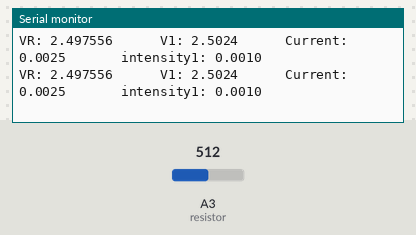
Recording of a sketch running on a simulated Arduino Uno, built with avr-gcc and run on an emulated ATmega328P. On the bench: the last lines printed to the serial monitor. The test bench sets the inputs (shaded band); at power-on: A3 (resistor) = 512.

Above: at 2.8 s.
2.9 s: A3 (resistor) set to 0
At 4.7 s:
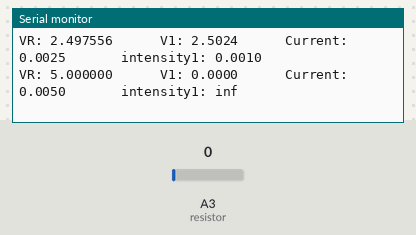
7.5 s: A3 (resistor) set to 122
At 9.0 s:
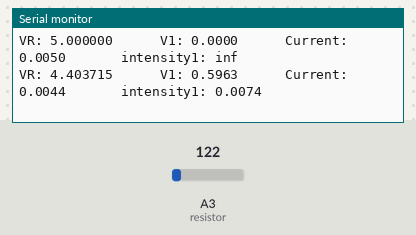

Measured:
- after the input at 2.9 s, the serial monitor: prints a new line after 1.1 s (image 1)
- after the input at 7.5 s, the serial monitor: prints a new line after 0.57 s (image 2)

The sketch:

theremin.ino
```cpp
void setup() {
  // initialize serial communication at 9600 bits per second:
  //pinMode(A0, INPUT); //photo
  //pinMode(A1, INPUT); //photo
  pinMode(A3, INPUT); //resistor

  Serial.begin(9600);
}

// the loop routine runs over and over again forever:
void loop() {
  // read the input on analog pin 0 and pin 1:
  //int sensorValue1 = analogRead(A0);
  //int sensorValue2 = analogRead(A1);
  int resistor = analogRead(A3);
  // Convert the analog reading (which goes from 0 - 1023) to a voltage (0 - 5V):
  //float voltage1 = sensorValue1 * (5.0 / 1023.0);
  //float voltage2 = sensorValue2 * (5.0 / 1023.0);
  float voltageR = resistor * (5.0/1023.0);
  // print out the value you read:
  //Serial.println(voltage1);
  //Serial.println(voltage2);


  // calculate voltage across each photoresistor

  float voltage_resistor = 5 - voltageR;
  float voltage_photo1 = voltageR;
  //float voltage_photo1 = voltageR - voltage1;
  //float voltage_photo2 = voltage1 - voltage2;
  //float voltage_photo3 = voltage2;

  float current = voltage_resistor/1000;

  float intensity1 = 1/(voltage_photo1/current);
  //float intensity2 = 1/(voltage_photo2/current);
  //float intensity3 = 1/(voltage_photo3/current);

  Serial.print("VR: ");
  Serial.print(voltage_resistor, 6);
  Serial.print("      ");
  Serial.print("V1: ");
  Serial.print(voltage_photo1,4);
  Serial.print("      ");
//  Serial.print("V2: ");
//  Serial.print(voltage_photo2,4);
//  Serial.print("      ");
//  Serial.print("V3: ");
//  Serial.print(voltage_photo3,4);
//  Serial.print("      ");
  Serial.print("Current: ");
  Serial.print(current,4);
  Serial.print("       ");
  Serial.print("intensity1: ");
  Serial.print(intensity1,4);
  Serial.print("        ");
//  Serial.print("intensity2: ");
//  Serial.print(intensity2,4);
//  Serial.print("        ");
//  Serial.print("intensity3: ");
//  Serial.print(intensity3,4);
  Serial.println();

  // map voltage to a sound frequency
//  float frequencyRed = map(intensity, 0, 5, 200, 600);
//  float frequencyBlue = map(intensity, 0, 5, 600, 1000);
//  float frequencyGreen = map(intensity, 0, 5, 1000, 1400);

  // play three notes in succession corresponding to the frequency
  //tone(8, frequencyRed, 500);
  //tone(8, frequencyBlue, 500);
  //tone(8, frequencyGreen, 500);
  //delay(500);
 delay(2000);

}
```
